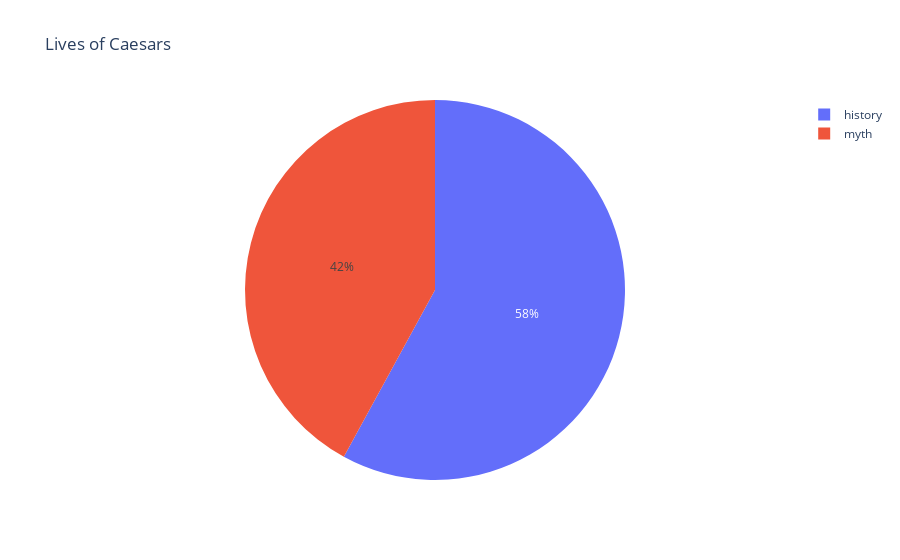

The cell this chart's notebook holds for it:
### Code cell
nero = [444, 322]
names = ['history', 'myth']
 
fig = px.pie(values=nero, names=names, title="Lives of Caesars")
fig.show()

### Figure 1 — Plotly figure (JSON) as saved in the notebook; plotly's stock layout.template omitted (floating-point values rounded to 4 significant figures)
{"data": [{"domain": {"x": [0, 1], "y": [0, 1]}, "hovertemplate": "label=%{label}<br>value=%{value}<extra></extra>", "labels": ["history", "myth"], "legendgroup": "", "name": "", "showlegend": true, "type": "pie", "values": [444, 322]}], "layout": {"legend": {"tracegroupgap": 0}, "title": {"text": "Lives of Caesars"}}}
